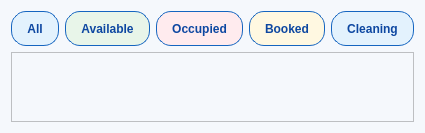
<?xml version="1.0" encoding="UTF-8"?>
<ui version="4.0">
 <class>OverviewAdminContent</class>
 <widget class="QWidget" name="OverviewAdminContent">
  <property name="styleSheet">
   <string notr="true">background-color: #F5F8FC;</string>
  </property>
  <layout class="QVBoxLayout" name="verticalLayout">
   <item>
    <layout class="QHBoxLayout" name="filterLayout">
     <item>
      <widget class="QPushButton" name="btnAll">
       <property name="minimumSize"><size><width>0</width><height>35</height></size></property>
       <property name="styleSheet"><string notr="true">QPushButton{background-color:#E3F2FD;border:1px solid #1565C0;border-radius:15px;padding:6px 15px;color:#0D47A1;font-weight:500;}QPushButton:checked{background-color:#1565C0;color:white;}QPushButton:hover{background-color:#1E88E5;color:white;}</string></property>
       <property name="text"><string>All</string></property>
       <property name="checkable"><bool>true</bool></property>
       <property name="autoExclusive"><bool>true</bool></property>
      </widget>
     </item>
     <item>
      <widget class="QPushButton" name="btnAvailable">
       <property name="minimumSize"><size><width>0</width><height>35</height></size></property>
       <property name="styleSheet"><string notr="true">QPushButton{background-color:#E8F5E9;border:1px solid #1565C0;border-radius:15px;padding:6px 15px;color:#0D47A1;font-weight:500;}QPushButton:checked{background-color:#1565C0;color:white;}QPushButton:hover{background-color:#1E88E5;color:white;}</string></property>
       <property name="text"><string>Available</string></property>
       <property name="checkable"><bool>true</bool></property>
       <property name="autoExclusive"><bool>true</bool></property>
      </widget>
     </item>
     <item>
      <widget class="QPushButton" name="btnOccupied">
       <property name="minimumSize"><size><width>0</width><height>35</height></size></property>
       <property name="styleSheet"><string notr="true">QPushButton{background-color:#FFEBEE;border:1px solid #1565C0;border-radius:15px;padding:6px 15px;color:#0D47A1;font-weight:500;}QPushButton:checked{background-color:#1565C0;color:white;}QPushButton:hover{background-color:#1E88E5;color:white;}</string></property>
       <property name="text"><string>Occupied</string></property>
       <property name="checkable"><bool>true</bool></property>
       <property name="autoExclusive"><bool>true</bool></property>
      </widget>
     </item>
     <item>
      <widget class="QPushButton" name="btnBooked">
       <property name="minimumSize"><size><width>0</width><height>35</height></size></property>
       <property name="styleSheet"><string notr="true">QPushButton{background-color:#FFF8E1;border:1px solid #1565C0;border-radius:15px;padding:6px 15px;color:#0D47A1;font-weight:500;}QPushButton:checked{background-color:#1565C0;color:white;}QPushButton:hover{background-color:#1E88E5;color:white;}</string></property>
       <property name="text"><string>Booked</string></property>
       <property name="checkable"><bool>true</bool></property>
       <property name="autoExclusive"><bool>true</bool></property>
      </widget>
     </item>
     <item>
      <widget class="QPushButton" name="btnCleaning">
       <property name="minimumSize"><size><width>0</width><height>35</height></size></property>
       <property name="styleSheet"><string notr="true">QPushButton{background-color:#E3F2FD;border:1px solid #1565C0;border-radius:15px;padding:6px 15px;color:#0D47A1;font-weight:500;}QPushButton:checked{background-color:#1565C0;color:white;}QPushButton:hover{background-color:#1E88E5;color:white;}</string></property>
       <property name="text"><string>Cleaning</string></property>
       <property name="checkable"><bool>true</bool></property>
       <property name="autoExclusive"><bool>true</bool></property>
      </widget>
     </item>
    </layout>
   </item>
   <item>
    <widget class="QScrollArea" name="scrollArea">
     <property name="widgetResizable"><bool>true</bool></property>
     <widget class="QWidget" name="widgetRooms">
      <layout class="QGridLayout" name="gridLayout"/>
     </widget>
    </widget>
   </item>
  </layout>
 </widget>
 <resources/>
 <connections/>
</ui>
